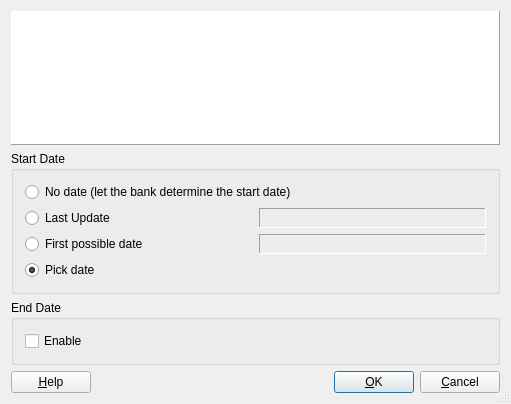
<?xml version="1.0" encoding="UTF-8"?>
<ui version="4.0">
 <class>KBPickStartDate</class>
 <widget class="QDialog" name="KBPickStartDate">
  <property name="geometry">
   <rect>
    <x>0</x>
    <y>0</y>
    <width>511</width>
    <height>404</height>
   </rect>
  </property>
  <property name="windowTitle">
   <string>Pick Start Date</string>
  </property>
  <property name="sizeGripEnabled">
   <bool>true</bool>
  </property>
  <layout class="QVBoxLayout" name="verticalLayout">
   <item>
    <widget class="KTextBrowser" name="label">
     <property name="frameShape">
      <enum>QFrame::Panel</enum>
     </property>
     <property name="frameShadow">
      <enum>QFrame::Raised</enum>
     </property>
     <property name="horizontalScrollBarPolicy">
      <enum>Qt::ScrollBarAlwaysOff</enum>
     </property>
     <property name="autoFormatting">
      <set>QTextEdit::AutoAll</set>
     </property>
    </widget>
   </item>
   <item>
    <widget class="QGroupBox" name="buttonGroup">
     <property name="title">
      <string>Start Date</string>
     </property>
     <layout class="QGridLayout" name="gridLayout">
      <item row="0" column="0" colspan="2">
       <widget class="QRadioButton" name="noDateButton">
        <property name="text">
         <string>No date (let the bank determine the start date)</string>
        </property>
       </widget>
      </item>
      <item row="1" column="0">
       <widget class="QRadioButton" name="lastUpdateButton">
        <property name="text">
         <string>Last Update</string>
        </property>
       </widget>
      </item>
      <item row="1" column="1">
       <widget class="QLabel" name="lastUpdateLabel">
        <property name="frameShape">
         <enum>QFrame::Panel</enum>
        </property>
        <property name="frameShadow">
         <enum>QFrame::Sunken</enum>
        </property>
        <property name="text">
         <string/>
        </property>
        <property name="wordWrap">
         <bool>false</bool>
        </property>
       </widget>
      </item>
      <item row="2" column="0">
       <widget class="QRadioButton" name="firstDateButton">
        <property name="text">
         <string>First possible date</string>
        </property>
       </widget>
      </item>
      <item row="2" column="1">
       <widget class="QLabel" name="firstDateLabel">
        <property name="frameShape">
         <enum>QFrame::Panel</enum>
        </property>
        <property name="frameShadow">
         <enum>QFrame::Sunken</enum>
        </property>
        <property name="text">
         <string/>
        </property>
        <property name="wordWrap">
         <bool>false</bool>
        </property>
       </widget>
      </item>
      <item row="3" column="0">
       <widget class="QRadioButton" name="pickDateButton">
        <property name="text">
         <string>Pick date</string>
        </property>
        <property name="checked">
         <bool>true</bool>
        </property>
       </widget>
      </item>
      <item row="3" column="1">
       <widget class="kMyMoneyDateInput" name="pickDateEdit"/>
      </item>
     </layout>
    </widget>
   </item>
   <item>
    <widget class="QGroupBox" name="groupBox">
     <property name="title">
      <string>End Date</string>
     </property>
     <layout class="QGridLayout" name="gridLayout_2">
      <item row="0" column="1">
       <widget class="kMyMoneyDateInput" name="endDateEdit"/>
      </item>
      <item row="0" column="0">
       <widget class="QCheckBox" name="endDateCheckBox">
        <property name="text">
         <string>Enable</string>
        </property>
       </widget>
      </item>
     </layout>
    </widget>
   </item>
   <item>
    <layout class="QHBoxLayout">
     <item>
      <widget class="KPushButton" name="buttonHelp">
       <property name="text">
        <string>&amp;Help</string>
       </property>
      </widget>
     </item>
     <item>
      <spacer name="Horizontal Spacing2">
       <property name="orientation">
        <enum>Qt::Horizontal</enum>
       </property>
       <property name="sizeType">
        <enum>QSizePolicy::Expanding</enum>
       </property>
       <property name="sizeHint" stdset="0">
        <size>
         <width>50</width>
         <height>20</height>
        </size>
       </property>
      </spacer>
     </item>
     <item>
      <widget class="KPushButton" name="buttonOk">
       <property name="text">
        <string>&amp;OK</string>
       </property>
       <property name="autoDefault">
        <bool>true</bool>
       </property>
       <property name="default">
        <bool>true</bool>
       </property>
      </widget>
     </item>
     <item>
      <widget class="KPushButton" name="buttonCancel">
       <property name="text">
        <string>&amp;Cancel</string>
       </property>
      </widget>
     </item>
    </layout>
   </item>
  </layout>
 </widget>
 <layoutdefault spacing="6" margin="11"/>
 <customwidgets>
  <customwidget>
   <class>KTextBrowser</class>
   <extends>QTextBrowser</extends>
   <header>ktextbrowser.h</header>
  </customwidget>
  <customwidget>
   <class>KPushButton</class>
   <extends>QPushButton</extends>
   <header>kpushbutton.h</header>
  </customwidget>
  <customwidget>
   <class>kMyMoneyDateInput</class>
   <extends>QFrame</extends>
   <header>kmymoneydateinput.h</header>
   <container>1</container>
  </customwidget>
 </customwidgets>
 <tabstops>
  <tabstop>noDateButton</tabstop>
  <tabstop>lastUpdateButton</tabstop>
  <tabstop>firstDateButton</tabstop>
  <tabstop>pickDateButton</tabstop>
 </tabstops>
 <resources/>
 <connections>
  <connection>
   <sender>buttonOk</sender>
   <signal>clicked()</signal>
   <receiver>KBPickStartDate</receiver>
   <slot>accept()</slot>
   <hints>
    <hint type="sourcelabel">
     <x>413</x>
     <y>396</y>
    </hint>
    <hint type="destinationlabel">
     <x>20</x>
     <y>20</y>
    </hint>
   </hints>
  </connection>
  <connection>
   <sender>buttonCancel</sender>
   <signal>clicked()</signal>
   <receiver>KBPickStartDate</receiver>
   <slot>reject()</slot>
   <hints>
    <hint type="sourcelabel">
     <x>503</x>
     <y>396</y>
    </hint>
    <hint type="destinationlabel">
     <x>20</x>
     <y>20</y>
    </hint>
   </hints>
  </connection>
  <connection>
   <sender>pickDateButton</sender>
   <signal>toggled(bool)</signal>
   <receiver>pickDateEdit</receiver>
   <slot>setEnabled(bool)</slot>
   <hints>
    <hint type="sourcelabel">
     <x>113</x>
     <y>253</y>
    </hint>
    <hint type="destinationlabel">
     <x>496</x>
     <y>253</y>
    </hint>
   </hints>
  </connection>
  <connection>
   <sender>endDateCheckBox</sender>
   <signal>clicked(bool)</signal>
   <receiver>endDateEdit</receiver>
   <slot>setEnabled(bool)</slot>
   <hints>
    <hint type="sourcelabel">
     <x>133</x>
     <y>324</y>
    </hint>
    <hint type="destinationlabel">
     <x>377</x>
     <y>324</y>
    </hint>
   </hints>
  </connection>
 </connections>
</ui>
